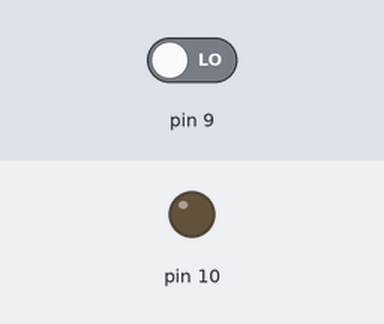
This sketch was run on a simulated Arduino Uno, built with avr-gcc and run on an emulated ATmega328P. Parts: output pins drawn as LEDs (lit = HIGH). The test bench sets the inputs (shaded band); at power-on: pin 9 LOW. What the sketch prints to the serial monitor is not drawn.

Above: at 1.0 s.
At 2.5 s:
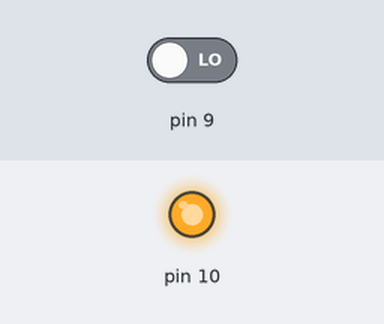
Timing chart, 0 to 5.2 s (numbered marks = the images above):
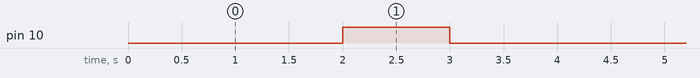

The sketch:

project5_ultrasonicsensor1.ino
```cpp
int tx;
int rx;
long time;
int distance;

void setup()
{
  pinMode(10, OUTPUT);
  pinMode(9, INPUT);
  Serial.begin(9600);
}

void loop()
{
  digitalWrite(10,LOW);
  delay(2000);
  digitalWrite(10, HIGH);
  delay(1000);// Wait for 1000 millisecond(s)
  digitalWrite(10,LOW);
  time=pulseIn(9,HIGH);
  distance=time*0.034/2;
  Serial.print("Distance:");
  Serial.println(distance);
}
```

Measured:
- by itself, pin 10: alternates HIGH for 1.0 s and LOW for 3.0 s
